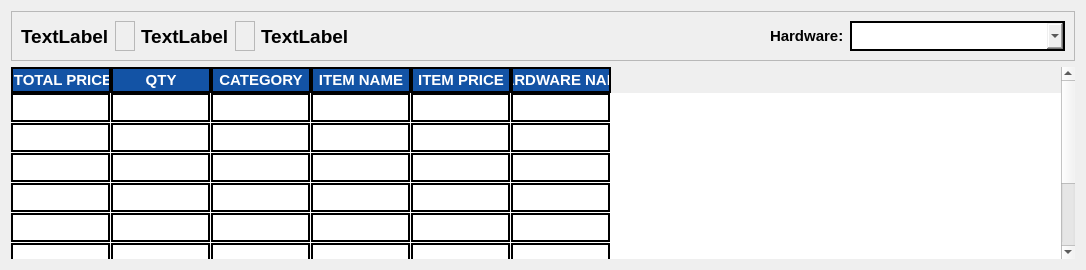
         <widget class="QWidget" name="page_12">
          <layout class="QVBoxLayout" name="verticalLayout_13">
           <item>
            <widget class="QFrame" name="frame_30">
             <property name="frameShape">
              <enum>QFrame::StyledPanel</enum>
             </property>
             <property name="frameShadow">
              <enum>QFrame::Raised</enum>
             </property>
             <layout class="QHBoxLayout" name="horizontalLayout_20">
              <item>
               <widget class="QLabel" name="by_hardware_total">
                <property name="styleSheet">
                 <string notr="true">border-color: #E4E4E4;
font-family: Segoe UI;
font-weight: bold;
color: black;
font-size: 19px;
</string>
                </property>
                <property name="text">
                 <string>TextLabel</string>
                </property>
               </widget>
              </item>
              <item>
               <widget class="QFrame" name="frame_72">
                <property name="minimumSize">
                 <size>
                  <width>20</width>
                  <height>0</height>
                 </size>
                </property>
                <property name="frameShape">
                 <enum>QFrame::StyledPanel</enum>
                </property>
                <property name="frameShadow">
                 <enum>QFrame::Raised</enum>
                </property>
               </widget>
              </item>
              <item>
               <widget class="QLabel" name="by_hardware_count">
                <property name="styleSheet">
                 <string notr="true">border-color: #E4E4E4;
font-family: Segoe UI;
font-weight: bold;
color: black;
font-size: 19px;
</string>
                </property>
                <property name="text">
                 <string>TextLabel</string>
                </property>
               </widget>
              </item>
              <item>
               <widget class="QFrame" name="frame_101">
                <property name="minimumSize">
                 <size>
                  <width>20</width>
                  <height>0</height>
                 </size>
                </property>
                <property name="frameShape">
                 <enum>QFrame::StyledPanel</enum>
                </property>
                <property name="frameShadow">
                 <enum>QFrame::Raised</enum>
                </property>
               </widget>
              </item>
              <item>
               <widget class="QLabel" name="chosen_hardware_contactInfo">
                <property name="styleSheet">
                 <string notr="true">border-color: #E4E4E4;
font-family: Segoe UI;
font-weight: bold;
color: black;
font-size: 19px;
</string>
                </property>
                <property name="text">
                 <string>TextLabel</string>
                </property>
               </widget>
              </item>
              <item>
               <spacer name="horizontalSpacer_28">
                <property name="orientation">
                 <enum>Qt::Horizontal</enum>
                </property>
                <property name="sizeHint" stdset="0">
                 <size>
                  <width>409</width>
                  <height>20</height>
                 </size>
                </property>
               </spacer>
              </item>
              <item>
               <widget class="QFrame" name="frame_31">
                <property name="frameShape">
                 <enum>QFrame::StyledPanel</enum>
                </property>
                <property name="frameShadow">
                 <enum>QFrame::Raised</enum>
                </property>
               </widget>
              </item>
              <item>
               <widget class="QLabel" name="label_25">
                <property name="styleSheet">
                 <string notr="true">border-color: white;
border-style: none;
font-family: Segoe UI;
font-weight: bold;
color: black;
font-size: 15px;
</string>
                </property>
                <property name="text">
                 <string>Hardware:</string>
                </property>
               </widget>
              </item>
              <item>
               <widget class="QComboBox" name="item_data_hardwareBox">
                <property name="minimumSize">
                 <size>
                  <width>215</width>
                  <height>30</height>
                 </size>
                </property>
                <property name="maximumSize">
                 <size>
                  <width>215</width>
                  <height>30</height>
                 </size>
                </property>
                <property name="cursor">
                 <cursorShape>PointingHandCursor</cursorShape>
                </property>
                <property name="styleSheet">
                 <string notr="true">QComboBox{
border-style: solid;
border-width: 2px;
border-color: black;
font-family: Segoe UI;
font-weight: bold;
color: black;
font-size: 12.5px;

}

QComboBox::hover{
background-color: #efefef;
}</string>
                </property>
               </widget>
              </item>
             </layout>
            </widget>
           </item>
           <item>
            <widget class="QTableWidget" name="hardware_data_list_table">
             <property name="minimumSize">
              <size>
               <width>0</width>
               <height>0</height>
              </size>
             </property>
             <property name="maximumSize">
              <size>
               <width>16777215</width>
               <height>16777215</height>
              </size>
             </property>
             <property name="focusPolicy">
              <enum>Qt::NoFocus</enum>
             </property>
             <property name="styleSheet">
              <string notr="true">QTableWidget{
background-color: white;
gridline-color: black;
font-family: Segoe UI;
font-weight: bold;
color: black;
font-size: 15px;

	
}
QTableView::item {
border: 2px solid black;
}
QHeaderView::section{
background-color: #1353A5;
border: 2px solid black;
font: bold 15px Arial, serif;
color: rgb(255, 255, 255);
}
</string>
             </property>
             <property name="frameShape">
              <enum>QFrame::NoFrame</enum>
             </property>
             <property name="frameShadow">
              <enum>QFrame::Sunken</enum>
             </property>
             <property name="horizontalScrollBarPolicy">
              <enum>Qt::ScrollBarAlwaysOff</enum>
             </property>
             <property name="editTriggers">
              <set>QAbstractItemView::NoEditTriggers</set>
             </property>
             <property name="showGrid">
              <bool>true</bool>
             </property>
             <property name="gridStyle">
              <enum>Qt::NoPen</enum>
             </property>
             <property name="wordWrap">
              <bool>true</bool>
             </property>
             <property name="cornerButtonEnabled">
              <bool>true</bool>
             </property>
             <attribute name="verticalHeaderVisible">
              <bool>false</bool>
             </attribute>
             <attribute name="verticalHeaderCascadingSectionResizes">
              <bool>false</bool>
             </attribute>
             <attribute name="verticalHeaderHighlightSections">
              <bool>true</bool>
             </attribute>
             <attribute name="verticalHeaderShowSortIndicator" stdset="0">
              <bool>false</bool>
             </attribute>
             <attribute name="verticalHeaderStretchLastSection">
              <bool>false</bool>
             </attribute>
             <row>
              <property name="text">
               <string>New Row</string>
              </property>
             </row>
             <row>
              <property name="text">
               <string>New Row</string>
              </property>
             </row>
             <row>
              <property name="text">
               <string>New Row</string>
              </property>
             </row>
             <row>
              <property name="text">
               <string>New Row</string>
              </property>
             </row>
             <row>
              <property name="text">
               <string>New Row</string>
              </property>
             </row>
             <row>
              <property name="text">
               <string>New Row</string>
              </property>
             </row>
             <row>
              <property name="text">
               <string>New Row</string>
              </property>
             </row>
             <row>
              <property name="text">
               <string>New Row</string>
              </property>
             </row>
             <column>
              <property name="text">
               <string>  TOTAL PRICE </string>
              </property>
             </column>
             <column>
              <property name="text">
               <string> QTY </string>
              </property>
             </column>
             <column>
              <property name="text">
               <string>CATEGORY</string>
              </property>
             </column>
             <column>
              <property name="text">
               <string>ITEM NAME</string>
              </property>
             </column>
             <column>
              <property name="text">
               <string> ITEM PRICE </string>
              </property>
             </column>
             <column>
              <property name="text">
               <string>HARDWARE NAME</string>
              </property>
             </column>
            </widget>
           </item>
          </layout>
         </widget>
